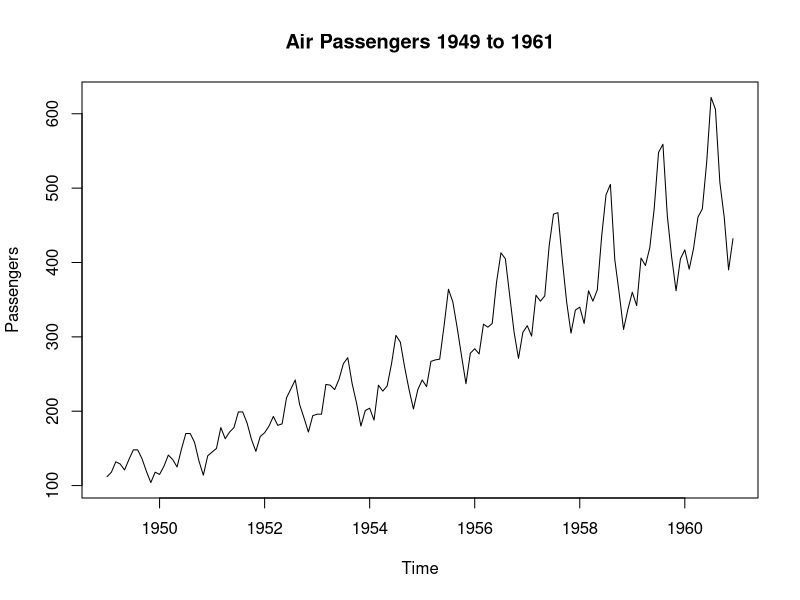
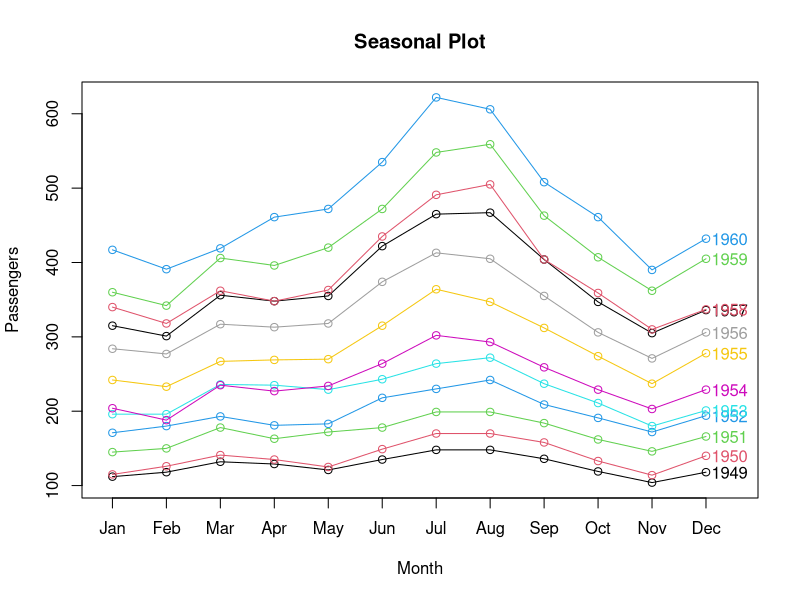
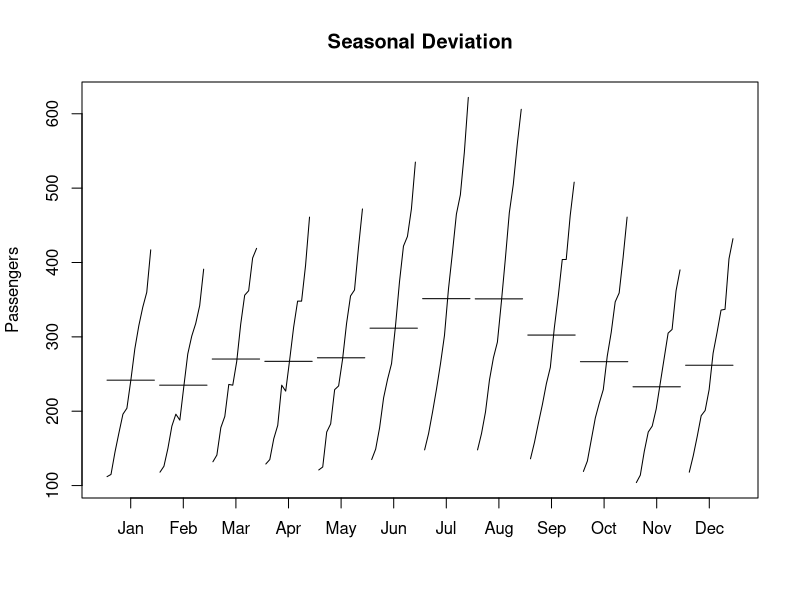
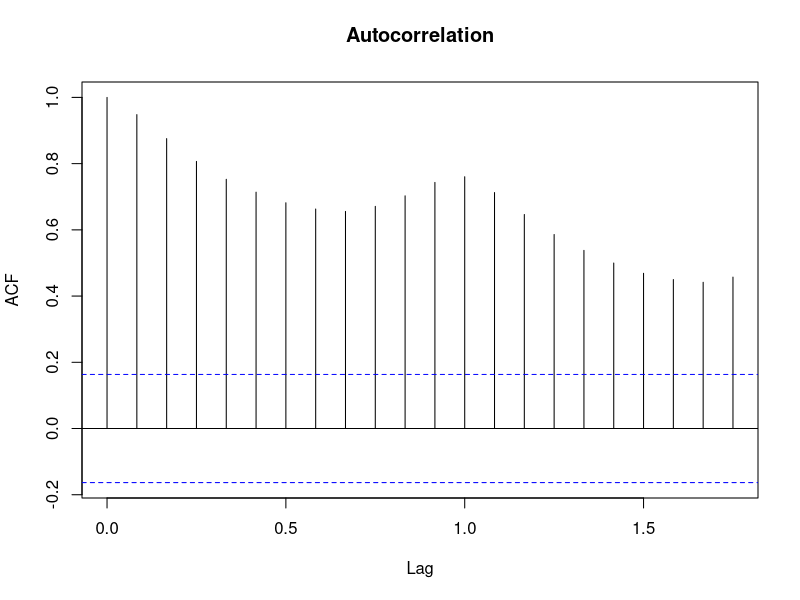
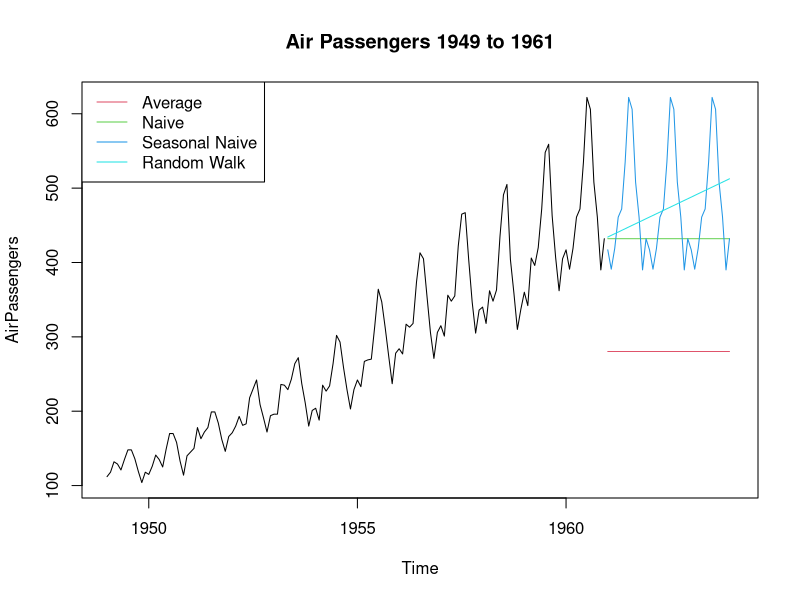
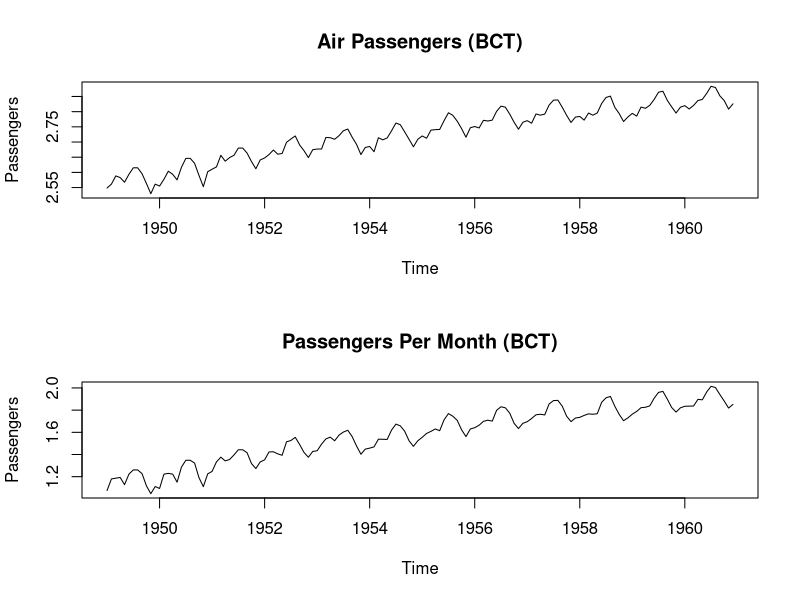
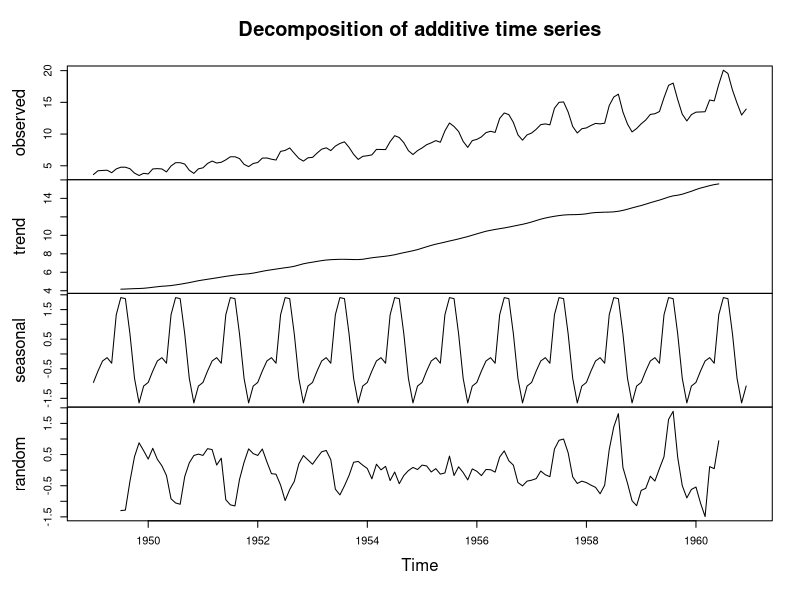

The R source for these figures, in order:
## ---- chunk 1

library(forecast)
library(lubridate)

data("AirPassengers")

## Plot of Air Passengers with increasing variance
plot(AirPassengers, main = "Air Passengers 1949 to 1961", ylab = "Passengers")

## Seasonal plot by year
seasonplot(AirPassengers, s = 12, main = "Seasonal Plot", ylab = "Passengers", year.labels = TRUE, col = 1:12)

## Seasonal subseries plot
monthplot(AirPassengers, ylab = "Passengers", main = "Seasonal Deviation", labels = month.abb)

## Autocorrelation
acf(AirPassengers, main = "Autocorrelation")

## ---- chunk 2

## Average Method
method.avg = meanf(AirPassengers, h = 36)

## Naive Method
method.naive = naive(AirPassengers, h = 36)

## Seasonal Naive
method.snaive = snaive(AirPassengers, h = 36)

## Random Walk with Drift
method.rwf = rwf(AirPassengers, h = 36, drift = TRUE)

## Plot of the different methods
plot(AirPassengers, main = "Air Passengers 1949 to 1961", xlim = c(1949, 1964))
lines(method.avg$mean, col = 2)
lines(method.naive$mean, col = 3)
lines(method.snaive$mean, col = 4)
lines(method.rwf$mean, col = 5)
legend("topleft", lty = 1, col = c(2, 3, 4, 5), 
       legend = c("Average", "Naive", "Seasonal Naive", "Random Walk"))
## ---- chunk 3

## Box Cox Transformation
(lambda = BoxCox.lambda(AirPassengers))

## Remove variation from months, create a data.frame first
Air = data.frame(Passengers = AirPassengers)
Air$Date = seq.Date(from = as.Date("1949-01-01"), by = "month", length.out = 144)

## Calculate days per month
Air$Days.per.month = days_in_month(Air$Date)

## Calculate average number of passengers per month removing variation due to number of days
Air$month.avg = with(Air, Passengers / Days.per.month)

## Plots of original data and monthly average under the Box Cox Transformation
par(mfrow = c(2, 1))
plot(BoxCox(Air$Passengers, lambda), ylab = "Passengers", main = "Air Passengers (BCT)")
plot(BoxCox(Air$month.avg, BoxCox.lambda(Air$month.avg)), ylab = "Passengers",
     main = "Passengers Per Month (BCT)")

## ---- chunk 4

## Decompose average monthly passengers
plot(decompose(Air$month.avg))
